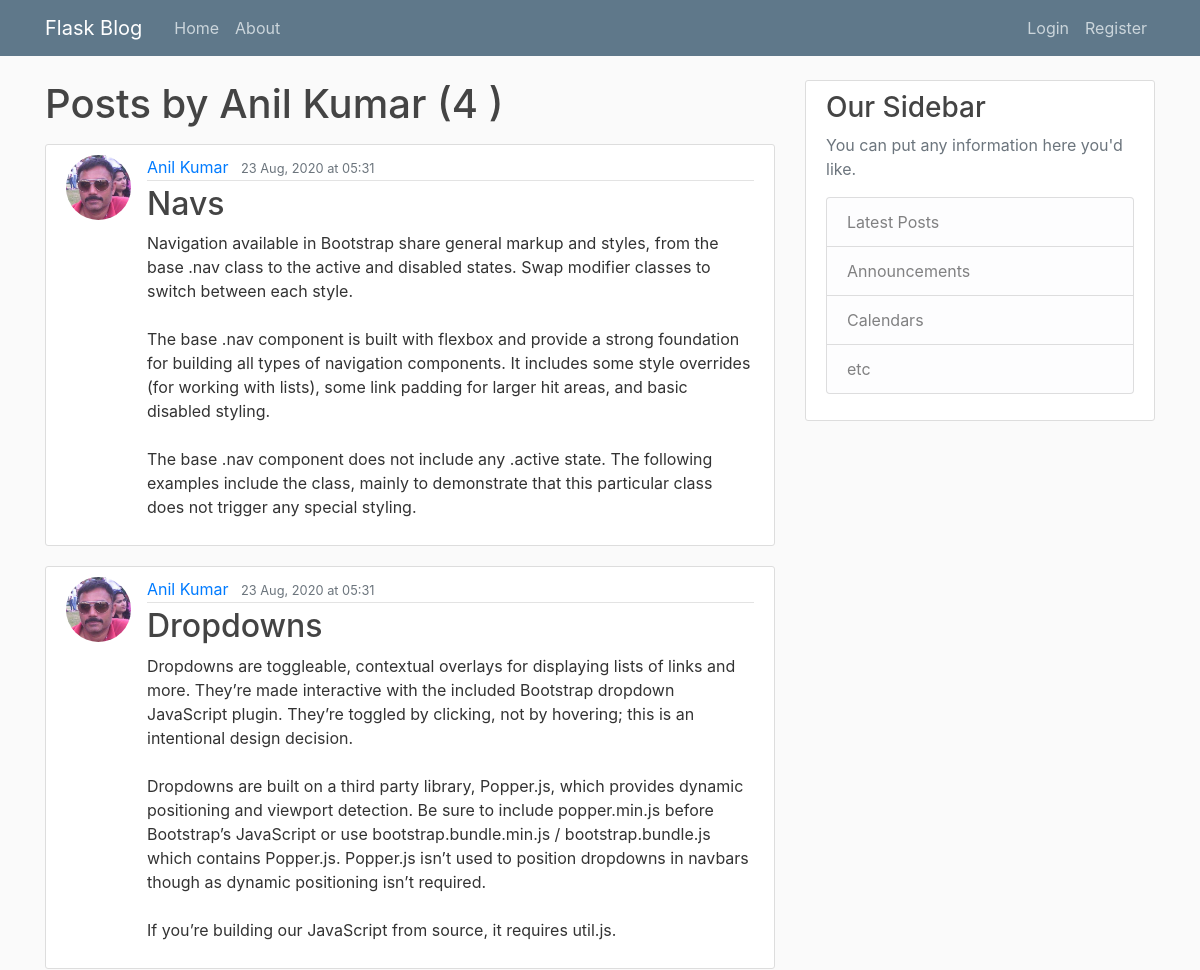
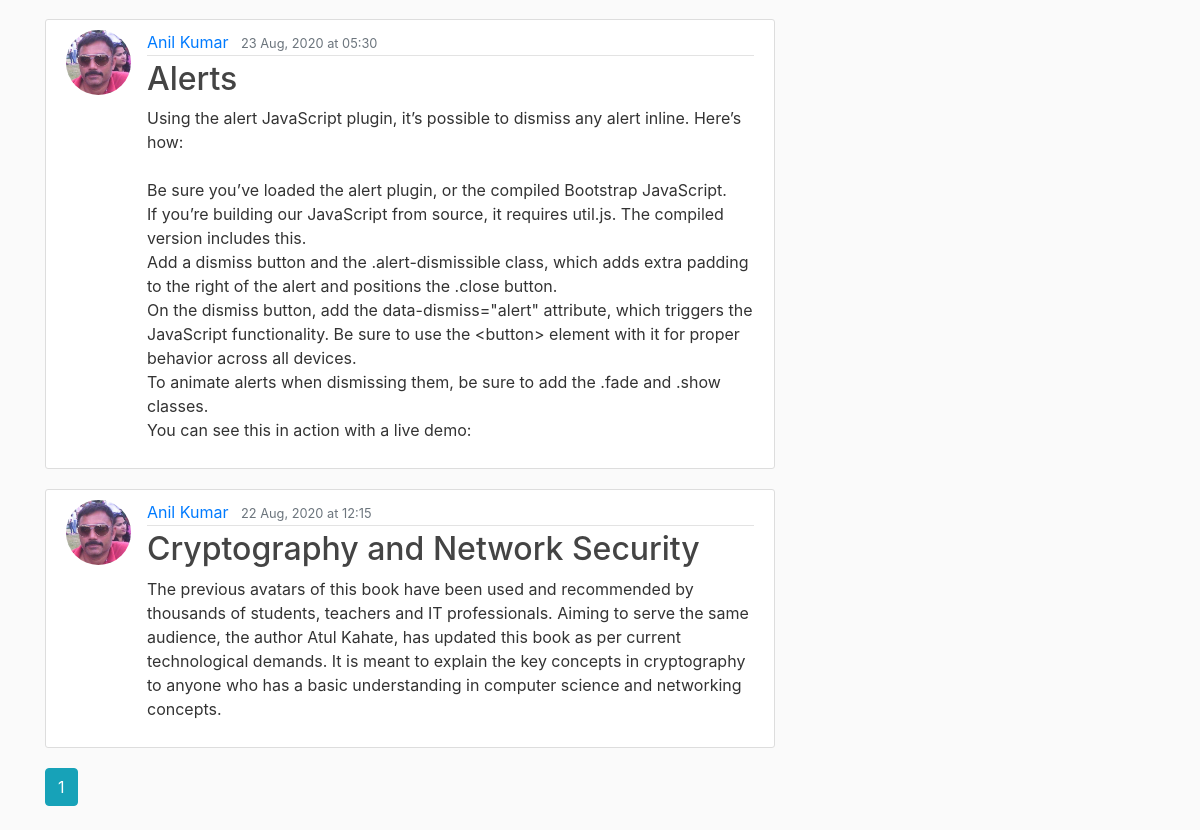
Screenshot of /user/posts/Anil Kumar with the database file from the repository (2 pictures, top to bottom).
### blog/models.py (models this page shows, shortened)
class User (db.Model, UserMixin):
    id = db.Column(db.Integer, primary_key = True)
    username = db.Column(db.String(20), unique = True, nullable = False)
    email = db.Column(db.String(120), unique=True, nullable=False)
    image_file = db.Column(db.String(20), nullable=False, default = 'default.jpg')
    password = db.Column(db.String(60), nullable=False)
    posts = db.relationship('Post', backref = 'author', lazy = True)

class Post(db.Model):
    id = db.Column('post_id', db.Integer, primary_key=True)
    title = db.Column(db.String(120),  nullable=False)
    date_posted = db.Column(db.DateTime, nullable=False, default = datetime.utcnow)
    contents = db.Column(db.Text, nullable = False)
    user_id = db.Column(db.Integer, db.ForeignKey('user.id'), nullable = False)

### blog/users/routes.py (the view)
@users_bp.route("/user/posts/<username>")
def user_posts(username):
    page = request.args.get('page', 1, type=int)
    user = User.query.filter_by(username=username).first_or_404()
    posts = Post.query.filter_by(author=user)\
                        .order_by(Post.date_posted.desc())\
                        .paginate(page=page, per_page=5)
    return render_template('user_posts.html', posts=posts, title=username + "'s Post", date_format=date_format, user=user)

### blog/main/utils.py (called while the page is built)
def date_format(mydate):
    mydate = mydate.replace(tzinfo=pytz.UTC)
    mydate = mydate.replace(tzinfo=pytz.UTC)
    return mydate.astimezone(tzlocal()).strftime('%d %b, %Y at %H:%M')

### blog/templates/user_posts.html
{% extends "layout.html" %}
{% block content %}
<h1 class="mb-3">Posts by {{user.username}} ({{ posts .total}} ) </h1>
{% for post in posts.items %}
<article class="media content-section">
    <img class="rounded-circle article-img"
         src="{{ url_for('static', filename='profile_pics/' + post.author.image_file) }}">
    <div class="media-body">
        <div class="article-metadata">
            <a class="mr-2" href="{{ url_for('users_bp.user_posts', username=post.author.username )}}">{{ post.author.username }}</a>
            <small class="text-muted">{{ date_format(post.date_posted) }}</small>
        </div>
        <h2><a class="article-title" href="{{ url_for('posts_bp.post', post_id=post.id) }}">{{ post.title }}</a></h2>
        <p class="article-content">{{ post.contents }}</p>
    </div>
</article>
{% endfor %}
{%  for page_num in posts.iter_pages(left_edge=1, right_edge=1, left_current=1, right_current=2) %}
    {%  if page_num %}
        {% if posts.page == page_num %}
        <a class="btn btn-info mb-4"    href="{{ url_for('users_bp.user_posts', username=user.username, page=page_num)}}"> {{page_num}} </a>
        {% else %}
        <a class="btn btn-outline-info mb-4"    href="{{ url_for('users_bp.user_posts', username=user.username, page=page_num)}}"> {{page_num}} </a>
        {% endif %}
    {%  else %}
    ...
    {%  endif %}
{%  endfor %}
{% endblock %}

### blog/static/main.css (style rules this page uses)
body { background: #fafafa; color: #333333; margin-top: 5rem; }
h1, h2, h3, h4, h5, h6 { color: #444444; }
.content-section { background: #ffffff; padding: 10px 20px; border: 1px solid #dddddd; border-radius: 3px; margin-bottom: 20px; }
.article-title { color: #444444; }
.article-content { white-space: pre-line; }
.article-img { height: 65px; width: 65px; margin-right: 16px; }
.article-metadata { padding-bottom: 1px; margin-bottom: 4px; border-bottom: 1px solid #e3e3e3 }

### rows the page displays
User: username "Anil Kumar"
Post: image_file (picture), author.username "Anil Kumar", date_posted "23 Aug, 2020 at 05:31", title "Navs", contents "Navigation available in Bootstrap share general markup and styles, from the base .nav class to the active and disabled states. Swap modifier classes to switch between each style. The base .nav component is built with flexbox and provide a strong foundation for building all types of navigation components. It includes some style overrides (for working with lists), some link padding for larger hit areas, and basic disabled styling. The base .nav component does not include any .active state. The following examples include the class, mainly to demonstrate that this particular class does not trigger any special styling."
Post: image_file (picture), author.username "Anil Kumar", date_posted "23 Aug, 2020 at 05:31", title "Dropdowns", contents "Dropdowns are toggleable, contextual overlays for displaying lists of links and more. They’re made interactive with the included Bootstrap dropdown JavaScript plugin. They’re toggled by clicking, not by hovering; this is an intentional design decision. Dropdowns are built on a third party library, Popper.js, which provides dynamic positioning and viewport detection. Be sure to include popper.min.js before Bootstrap’s JavaScript or use bootstrap.bundle.min.js / bootstrap.bundle.js which contains Popper.js. Popper.js isn’t used to position dropdowns in navbars though as dynamic positioning isn’t required. If you’re building our JavaScript from source, it requires util.js."
Post: image_file (picture), author.username "Anil Kumar", date_posted "23 Aug, 2020 at 05:30", title "Alerts", contents "Using the alert JavaScript plugin, it’s possible to dismiss any alert inline. Here’s how: Be sure you’ve loaded the alert plugin, or the compiled Bootstrap JavaScript. If you’re building our JavaScript from source, it requires util.js. The compiled version includes this. Add a dismiss button and the .alert-dismissible class, which adds extra padding to the right of the alert and positions the .close button. On the dismiss button, add the data-dismiss=\"alert\" attribute, which triggers the JavaScript functionality. Be sure to use the <button> element with it for proper behavior across all devices. To animate alerts when dismissing them, be sure to add the .fade and .show classes. You can see…"
Post: image_file (picture), author.username "Anil Kumar", date_posted "22 Aug, 2020 at 12:15", title "Cryptography and Network Security", contents "The previous avatars of this book have been used and recommended by thousands of students, teachers and IT professionals. Aiming to serve the same audience, the author Atul Kahate, has updated this book as per current technological demands. It is meant to explain the key concepts in cryptography to anyone who has a basic understanding in computer science and networking concepts."

### other values shown
{{ posts .total }} "4"
{{ page_num }} "1"
